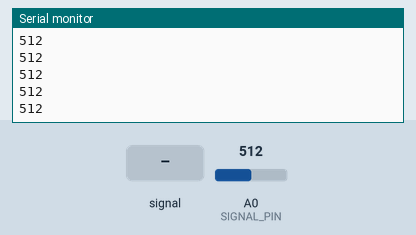
This sketch was run on a simulated Arduino Uno, built with avr-gcc and run on an emulated ATmega328P. Shown: the last lines printed to the serial monitor. Inputs (shaded band) come from the test bench; at power-on: A0 (SIGNAL_PIN) = 512.

Above: at 1.2 s.
1.3 s: A0 (SIGNAL_PIN) fed a 200 Hz sine of ±81 counts around its level
At 1.32 s:
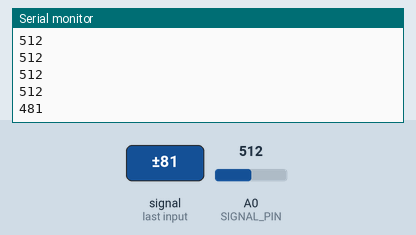
2.8 s: A0 (SIGNAL_PIN) set to 716
At 2.83 s:
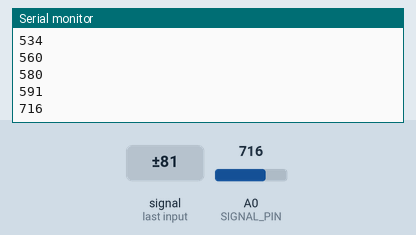
4.3 s: A0 (SIGNAL_PIN) fed a 1000 Hz sine of ±255 counts around its level
At 4.39 s:
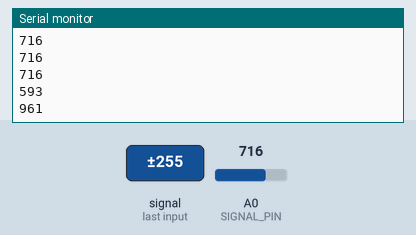
5.8 s: A0 (SIGNAL_PIN) set to 900
At 5.8 s:
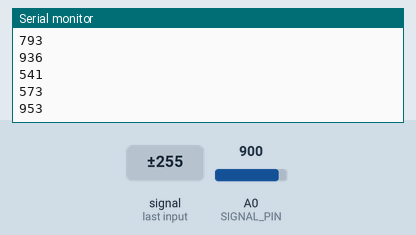
Timing chart, 0 to 8.3 s (numbered marks = the images above; inputs shaded):
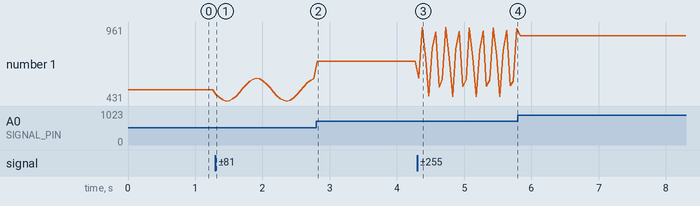

Measured:
- after the input at 1.3 s, the serial monitor: prints a new line at once (image 1)
- after the input at 2.8 s, the serial monitor: prints a new line at once (image 2)
- after the input at 4.3 s, the serial monitor: prints a new line after 0.08 s (image 3)
- plotted number 1: 512 → 591 after the input at 1.3 s, 591 → 716 after the input at 2.8 s, 716 → 953 after the input at 4.3 s, 953 → 900 after the input at 5.8 s

The sketch:

LightDependentResistor_to_Serial.ino
```cpp
/*
* Curators: Eszter Kovács, Filippo De Togni
* Date: 08/02/2025
* Affiliation: IOIO Lab, Malmö University
*
* Sketch Name: LightDependentResistor_to_Serial
* Behaviour: A light dependent resistor outputs a voltage value based on ambient light
* Components required: LDR, 10kΩ Resistor
*
* Extra info here: See image 'LightDependentResistor_to_Serial' for wiring diagram
*/

// This signal pin is the one that you use to monitor the changing resistance
#define SIGNAL_PIN A0

void setup() {
  Serial.begin(9600);
  pinMode(SIGNAL_PIN, INPUT);
}

void loop() {
  int measuredValue = analogRead(SIGNAL_PIN);
  Serial.println(measuredValue);
  delay(50);
}
```
